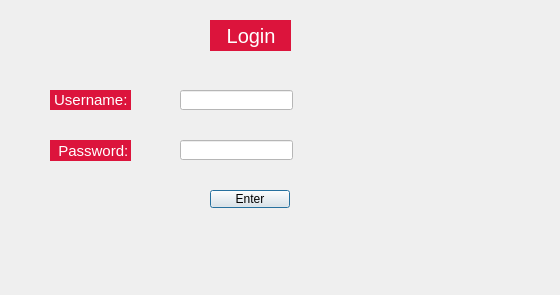
<?xml version="1.0" encoding="UTF-8"?>
<ui version="4.0">
 <class>login</class>
 <widget class="QDialog" name="login">
  <property name="geometry">
   <rect>
    <x>0</x>
    <y>0</y>
    <width>560</width>
    <height>295</height>
   </rect>
  </property>
  <property name="windowTitle">
   <string>Dialog</string>
  </property>
  <widget class="QLabel" name="label">
   <property name="geometry">
    <rect>
     <x>210</x>
     <y>20</y>
     <width>81</width>
     <height>31</height>
    </rect>
   </property>
   <property name="styleSheet">
    <string notr="true">QLabel{
font-size:20px;
background: crimson;
color:white;
}</string>
   </property>
   <property name="text">
    <string>   Login</string>
   </property>
  </widget>
  <widget class="QLabel" name="label_2">
   <property name="geometry">
    <rect>
     <x>50</x>
     <y>90</y>
     <width>81</width>
     <height>20</height>
    </rect>
   </property>
   <property name="styleSheet">
    <string notr="true">QLabel{
font-size:15px;
background: crimson;
color:white;
}</string>
   </property>
   <property name="text">
    <string> Username:</string>
   </property>
  </widget>
  <widget class="QLineEdit" name="lineEdit">
   <property name="geometry">
    <rect>
     <x>180</x>
     <y>90</y>
     <width>113</width>
     <height>20</height>
    </rect>
   </property>
   <property name="styleSheet">
    <string notr="true">QLineEdit{
background: white;
color:black;
font-size:15px;
}
</string>
   </property>
  </widget>
  <widget class="QLineEdit" name="lineEdit_2">
   <property name="geometry">
    <rect>
     <x>180</x>
     <y>140</y>
     <width>113</width>
     <height>20</height>
    </rect>
   </property>
   <property name="styleSheet">
    <string notr="true">QLineEdit{
background: white;
color:black;
font-size:15px;
}
</string>
   </property>
  </widget>
  <widget class="QLabel" name="label_3">
   <property name="geometry">
    <rect>
     <x>50</x>
     <y>140</y>
     <width>81</width>
     <height>21</height>
    </rect>
   </property>
   <property name="styleSheet">
    <string notr="true">QLabel{
font-size:15px;
background: crimson;
color:white;
}</string>
   </property>
   <property name="text">
    <string>  Password:</string>
   </property>
  </widget>
  <widget class="QPushButton" name="pushButton">
   <property name="geometry">
    <rect>
     <x>210</x>
     <y>190</y>
     <width>80</width>
     <height>18</height>
    </rect>
   </property>
   <property name="text">
    <string>Enter</string>
   </property>
  </widget>
 </widget>
 <resources/>
 <connections/>
</ui>
